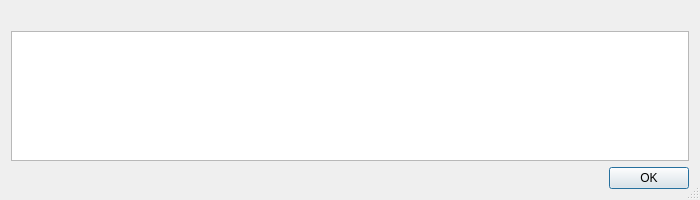
<?xml version="1.0" encoding="UTF-8"?>
<ui version="4.0">
 <class>DialogShowCommand</class>
 <widget class="QDialog" name="DialogShowCommand">
  <property name="geometry">
   <rect>
    <x>0</x>
    <y>0</y>
    <width>700</width>
    <height>200</height>
   </rect>
  </property>
  <property name="windowTitle">
   <string>Command</string>
  </property>
  <property name="sizeGripEnabled">
   <bool>true</bool>
  </property>
  <layout class="QVBoxLayout" name="verticalLayout">
   <item>
    <widget class="QLabel" name="labelDescription">
     <property name="text">
      <string/>
     </property>
     <property name="wordWrap">
      <bool>true</bool>
     </property>
    </widget>
   </item>
   <item>
    <widget class="QPlainTextEdit" name="plainTextCommand">
     <property name="readOnly">
      <bool>true</bool>
     </property>
     <property name="lineWrapMode">
      <enum>QPlainTextEdit::LineWrapMode::NoWrap</enum>
     </property>
    </widget>
   </item>
   <item>
    <widget class="QDialogButtonBox" name="buttonBox">
     <property name="standardButtons">
      <set>QDialogButtonBox::StandardButton::Ok</set>
     </property>
    </widget>
   </item>
  </layout>
 </widget>
 <resources/>
 <connections/>
</ui>
